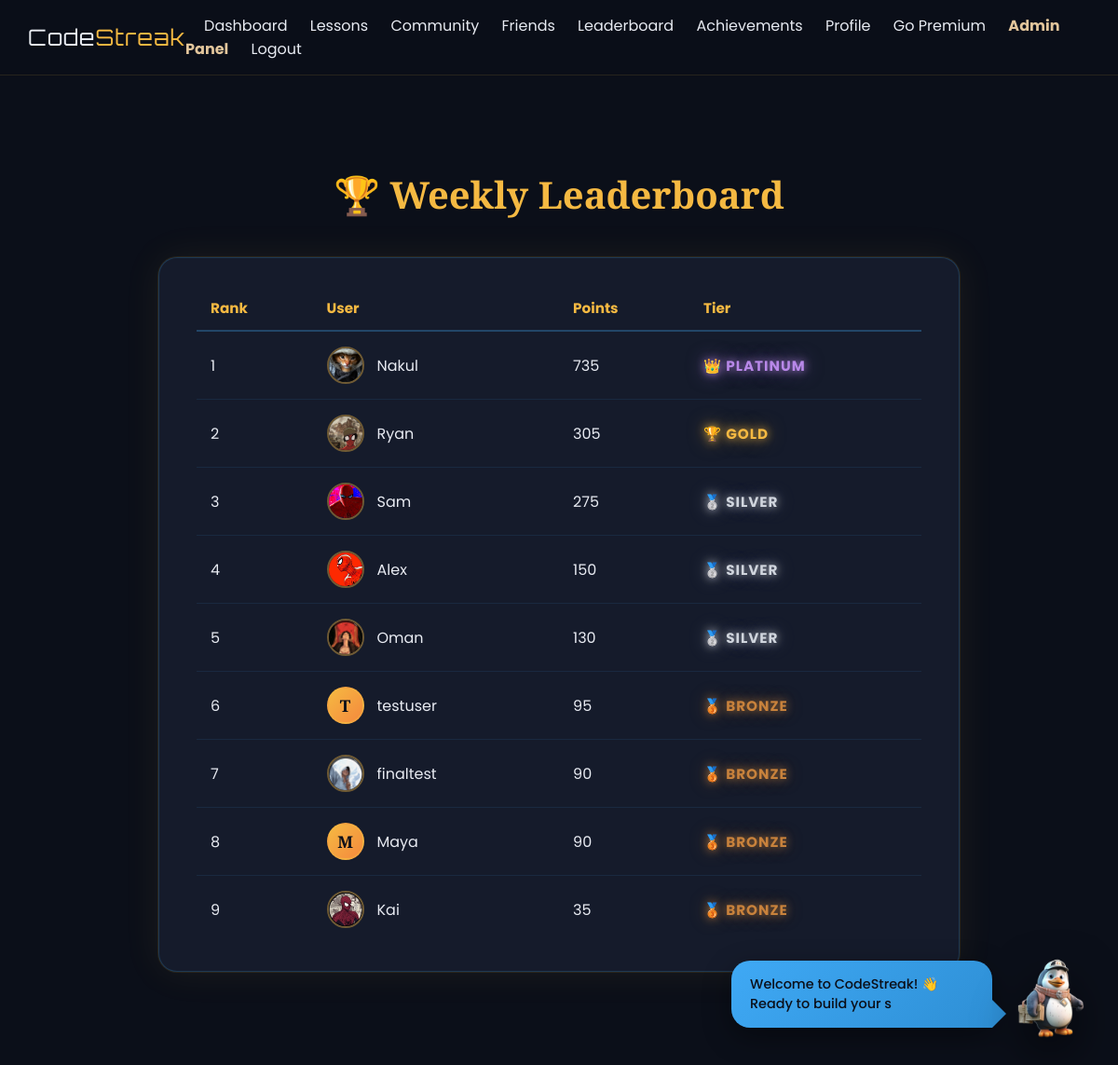
Page /leaderboard (signed in) on the earlier database version.
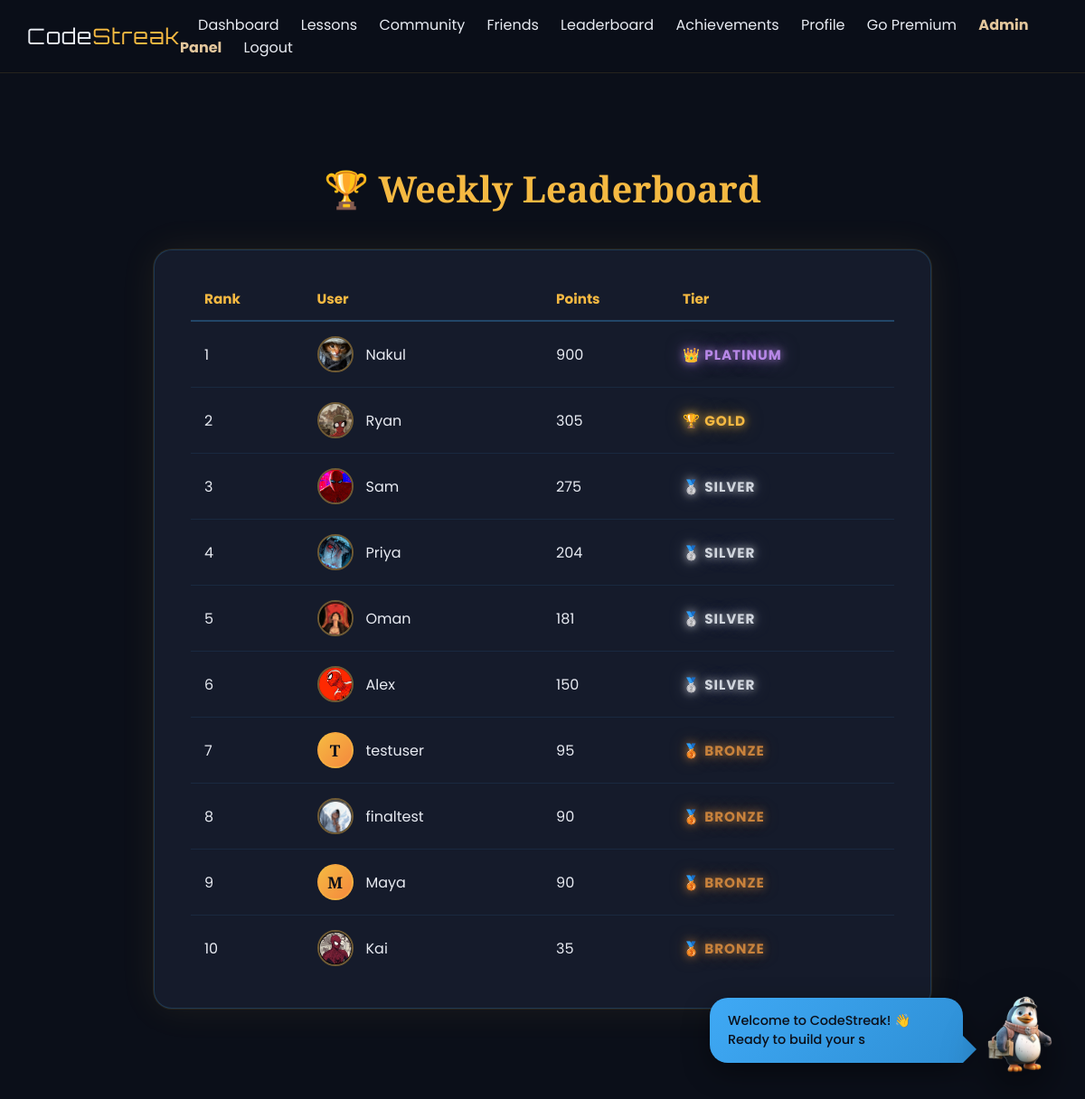
Same page on the later database version.
### tables this page shows
CREATE TABLE users (
    id INTEGER PRIMARY KEY AUTOINCREMENT,
    username TEXT UNIQUE NOT NULL,
    email TEXT UNIQUE NOT NULL,
    password_hash TEXT NOT NULL,
    security_question TEXT,
    security_answer TEXT,
    streak INTEGER DEFAULT 0,
    streak_charge INTEGER DEFAULT 1,
    total_points INTEGER DEFAULT 0,
    weekly_points INTEGER DEFAULT 0,
    rank TEXT DEFAULT 'Bronze',
    premium INTEGER DEFAULT 0,
    achievements TEXT DEFAULT '[]',
    profile_picture TEXT,
    bio TEXT DEFAULT '',
    learning_goal TEXT DEFAULT 'Learning Python',
    avatar_emoji TEXT DEFAULT '🐉',
    created_at TIMESTAMP DEFAULT CURRENT_TIMESTAMP
, is_active BOOLEAN DEFAULT 1, is_admin BOOLEAN DEFAULT 0);

### app.py (the view)
@app.route('/leaderboard')
def leaderboard():
    if 'user_id' not in session:
        return redirect(url_for('login'))
    conn = get_db()
    cur = conn.cursor()
    update_user_rank(session['user_id'])
    conn = get_db()
    cur = conn.cursor()
    cur.execute("""
        SELECT id, username, weekly_points, `rank`, profile_picture
        FROM users
        ORDER BY weekly_points DESC
        LIMIT 20
    """)
    users = cur.fetchall()
    cur.close()
    conn.close()
    return render_template('leaderboard.html', users=users)

### app.py (called while the page is built)
def get_db():
    conn = sqlite3.connect('codestreak.db', detect_types=sqlite3.PARSE_DECLTYPES)
    conn.row_factory = sqlite3.Row
    return conn

def update_user_rank(user_id):
    conn = get_db()
    cur = conn.cursor()
    cur.execute("SELECT total_points FROM users WHERE id = ?", (user_id,))
    user = cur.fetchone()
    if not user:
        cur.close()
        conn.close()
        return None
    xp = user['total_points']
    if xp >= 450:
        new_rank = 'Platinum'
    elif xp >= 300:
        new_rank = 'Gold'
    elif xp >= 100:
        new_rank = 'Silver'
    else:
        new_rank = 'Bronze'
    cur.execute("UPDATE users SET `rank` = ? WHERE id = ?", (new_rank, user_id))
    conn.commit()
    cur.close()
    conn.close()
    return new_rank

### templates/leaderboard.html (shortened to what this page needs)
{% extends 'base.html' %}
{% block content %}
<div class="page-container">
    <div class="page-header">
        <h1 class="page-title">🏆 Weekly Leaderboard</h1>
    </div>
    <div class="leaderboard-table">
        {% if users %}
        <table class="lb-table">
            <thead>
                <tr>
                    <th>Rank</th>
                    <th>User</th>
                    <th>Points</th>
                    <th>Tier</th>
                </tr>
            </thead>
            <tbody>
                {% for u in users %}
                <tr>
                    <td>{{ loop.index }}</td>
                    <td>
                        <div class="lb-user-cell">
                            {% if u['profile_picture'] %}
                                <img src="{{ url_for('static', filename='uploads/' + u['profile_picture']) }}"
                                     alt="{{ u['username'] }}"
                                     class="lb-avatar">
                            {% else %}
                                <div class="lb-avatar-initial">{{ u['username'][0]|upper }}</div>
                            {% endif %}
                            <span>{{ u['username'] }}</span>
                        </div>
                    </td>
                    <td>{{ u['weekly_points'] }}</td>
                    <td class="lb-tier-cell {{ u['rank']|lower }}">
                        {% if u['rank'] == 'Bronze' %}🥉
                        {% elif u['rank'] == 'Silver' %}🥈
                        {% elif u['rank'] == 'Gold' %}🏆
                        {% elif u['rank'] == 'Platinum' %}👑
                        {% endif %}
                        {{ u['rank'] }}
                    </td>
                </tr>
                {% endfor %}
            </tbody>
        </table>
        {% else %}
        <div class="empty-state">
            No players yet. Be the first to complete a lesson! 🚀
        </div>
        {% endif %}
    </div>
</div>
{% endblock %}

Differences in the rows shown:
changed users "Nakul": weekly_points "735" → "900"
added users: profile_picture (picture), username "Priya", weekly_points "204", rank "SILVER"
changed users "Oman": weekly_points "130" → "181"; moves up the list
